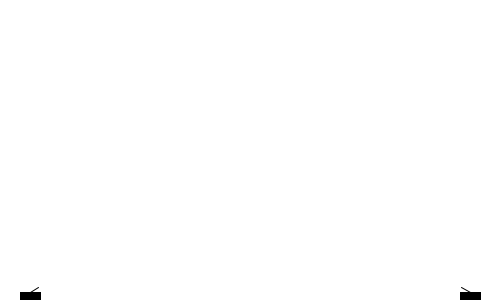
Frame 1 (no input)
Frame 60 (the mouse pressed at the canvas centre just before this capture): identical to frame 1, image omitted
Frame 120 (the mouse held since frame 60 and released just before this capture): identical to frame 1, image omitted

The Processing sketch that drew this single still picture (run headless with seeded random() and noise(); from frame 60 on, the mouse is pressed at the canvas centre):

// Processing sketch: Tanks
// ── Tanks.pde
import java.lang.Math;

int W = 500;
int H = 300;
float BARRELPOWER = 20; 
int currentBackground = 255;

Tank t1;
Tank t2;
ArrayList<Barrel> barrels;

void drawTank(Tank t){
  if (!t.explode){
    fill(0);
    rect(t.x-t.w/2, t.y-t.h, t.w, t.h);
    
    Line l = t.getBarrelLine();
    line(l.x1, l.y1, l.x2, l.y2);
    
    if (t.showBarrelTrajactory){
      for (Point pt: t.getBarreltrajectory()){
        circle(pt.x, pt.y, 1); 
      }
    }
  }
}

void initEnvironment(){
  background(currentBackground);
}

void initTanks(){
 t1 = new Tank(30, H, Direction.RIGHT);
 t2 = new Tank(W-30, H, Direction.LEFT);
 barrels = new ArrayList<>();
}

float distace(float x1, float y1, float x2, float y2){
    double sqx = Math.pow((double)x1 - (double)x2, 2);
    double sqy = Math.pow((double)y1- (double)y2, 2);
    return (float)Math.sqrt(sqx + sqy);
}

void checkTankExplode(Point lp1, Point lp2){
  float distThres = 6;
  
  float nsteps = 3;
  float xInit = lp1.x;
  float yInit = lp1.y;
  float xStepSize = (lp2.x - lp1.x)/nsteps;
  float yStepSize = (lp2.y - lp1.y)/nsteps;
  
  for (int i=0; i<nsteps; i++){
    xInit += xStepSize;
    yInit += yStepSize;
    if (distace(xInit, yInit, t1.x, t1.y) < distThres){
      t1.explode = true;
    }
    if (distace(xInit, yInit, t2.x, t2.y) < distThres){
      t2.explode = true;
    }
  }
}

void updateBarrels(){
  ArrayList<Integer> idxsExploded = new ArrayList<>();
  for (int i=0; i<barrels.size(); i++){
    // update barrel state
    Barrel b = barrels.get(i);
    b.updateState(H);
    if (b.explode){
      idxsExploded.add(i);
    }
    
    // check barrel explode the tank 
    ArrayList<Point> h = b.history;
    if (h.size() > 5){
      Point lp1 = h.get(h.size()-2);
      Point lp2 = h.get(h.size()-1);
      checkTankExplode(lp1, lp2);
    }
  }
  
  // remove exploded barrels 
  for (int idx: idxsExploded){
    barrels.remove(idx);
  }
}

void drawGameOver(){
  textSize(30);
  textAlign(CENTER, CENTER);
  fill(255, 0, 0);
  text("Game Over", W/2, H/2-20);
  fill(0, 255, 0);
  text("Play Again", W/2, H/2+20);
  if (mousePressed){
    initTanks();
  }
}

void settings() {
  size(W, H);
}

void setup(){
  initTanks();
  initEnvironment();
}

void draw(){
  updateBarrels();
  initEnvironment();
  drawTank(t1);
  drawTank(t2);
  for (Barrel b: barrels){
    circle(b.x, b.y, b.r);
  }
  if (t1.explode || t2.explode){
    drawGameOver();
  }  
}

public void keyPressed()
{
    if (key == CODED && keyCode == LEFT){
      t2.moveLeft(0);
    }
    else if(key == CODED && keyCode == RIGHT){
      t2.moveRight(W);
    }
    else if(key == CODED && keyCode == UP){
      t2.increaseBarrelAngle();
    }
    else if(key == CODED && keyCode == DOWN){
      t2.decreaseBarrelAngle();
    }
    else if (key == 'l'){
      barrels.add(t2.getBarrel());
    }
    else if (key == 'p'){
      t2.showBarrelTrajactory = !t2.showBarrelTrajactory;
    }
    
    
    else if (key == 'a'){
      t1.moveLeft(0);
    }
    else if(key == 'd'){
      t1.moveRight(W);
    }
    else if(key == 'w'){
      t1.increaseBarrelAngle();
    }
    else if(key == 's'){
      t1.decreaseBarrelAngle();
    }
    else if (key == 'g'){
      barrels.add(t1.getBarrel());
    }
    else if (key == 't'){
      t1.showBarrelTrajactory = !t1.showBarrelTrajactory;
    }
}

// ── Barrel.pde
public class Barrel{
  public static final float vg = 1;
  
  public float x; 
  public float y;
  public float vx; // positive right, negative left
  public float vy; // positive up, negative down
  public float r=3;
  public boolean explode=false; // positive up, negative down
  public ArrayList<Point> history = new ArrayList<>();
  
  public Barrel(float x, float y, float vx, float vy){
    this.x = x;
    this.y = y;
    this.vx = vx;
    this.vy = vy;
  }
 
  public void updateState(float heightNBoundary){
    this.x += this.vx;
    this.y -= this.vy;
    this.vy -= Barrel.vg;
    this.history.add(new Point(this.x, this.y));
    // TODO: groundline may not alway zero; 
    if (this.y > heightNBoundary){
      this.explode = true;
    }
  }
}

// ── Shape.pde
public class Point{
  public float x;
  public float y;
  
  public Point(float x, float y){
    this.x = x;
    this.y = y;
  }
}

public class Line{
  public float x1;
  public float y1;
  public float x2;
  public float y2;
  
  public Line(float x1, float y1, float x2, float y2){
    this.x1 = x1;
    this.y1 = y1;
    this.x2 = x2;
    this.y2 = y2;
  }
}

// ── Tank.pde

public enum Direction{
  LEFT, 
  RIGHT;
}

public class Tank{
  public float x; 
  public float y;
  public float w = 20;
  public float h = 8;
  public boolean explode = false;
  public Direction direction;
  public float barrelAngle = 30;
  public float barrelVelocity = 10;
  public boolean showBarrelTrajactory = false;

  public Tank(float x, float y, Direction d){
    this.x = x;
    this.y = y;
    this.direction = d;
  }
  
  public Line getBarrelLine(){
    float bl = 10;
    float x1 = this.x;
    float y1 = this.y-this.h;
    float sinx = bl * cos(this.barrelAngle*PI/180);
    float x2 = (this.direction == Direction.RIGHT)? this.x + sinx : this.x - sinx;
    float y2 = this.y - this.h - bl * sin(this.barrelAngle*PI/180);  
    Line l = new Line(x1, y1, x2, y2);
    return l;
  }
  
  public Barrel getBarrel(){
    Line l = this.getBarrelLine();
    float vx = BARRELPOWER * cos(this.barrelAngle * PI /180);
    float vy = BARRELPOWER * sin(this.barrelAngle * PI /180);
    vx = (this.direction == Direction.LEFT)? -vx: vx;
    Barrel b = new Barrel(l.x1, l.y1, vx, vy); 
    return b;
  }
  
  public Point[] getBarreltrajectory(){
    Barrel b = getBarrel();

    float init_vy = b.vy; 
    float steps = 100;
    float step_size = 0.4;
    Point[] pts = new Point[(int)steps];
    for (int i=0; i<steps; i++){
      b.x += step_size*b.vx;
      b.y -= step_size*init_vy;
      init_vy -= step_size*Barrel.vg;
      pts[i] = new Point(b.x, b.y);
    }
    return pts;
  }
  
  public void moveLeft(float leftBoundary){
    if (this.x-2 > leftBoundary){
      this.x-=2;
    }
    this.direction = Direction.LEFT;
  }
  
  public void moveRight(float rightBoundary){
    if (this.x+2 < rightBoundary){
      this.x+=2;
    }
    this.direction = Direction.RIGHT;
  }
  
  public void increaseBarrelAngle(){
    if (this.barrelAngle+2 < 90){
      this.barrelAngle += 2;  
    }
  }
  
  public void decreaseBarrelAngle(){
    if (this.barrelAngle-2 > 0){
      this.barrelAngle -= 2;  
    }
  }
}
